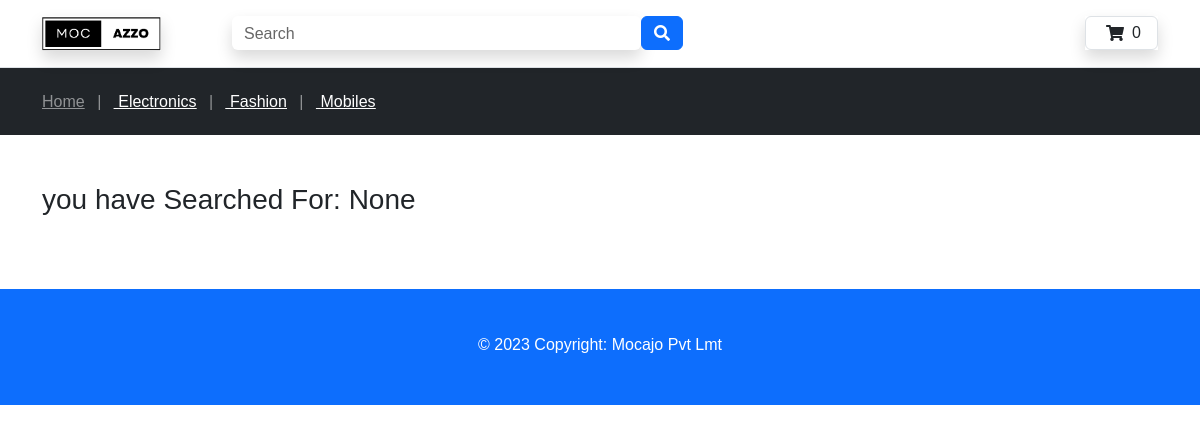
Screenshot of /search with the database file from the repository.
### moc_app/models.py (models this page shows, shortened)
class Category(models.Model):
    name = models.CharField(max_length=250,unique=True)
    slug = models.SlugField(max_length=250,unique=True)
    desc = models.TextField(blank=True)
    img = models.ImageField(upload_to='category')
    class Meta:
        ordering = ('name',)
        verbose_name = 'category'
        verbose_name_plural = 'categories'
    def get_url(self):
        return reverse('moc_app:product_of_cat',args=[self.slug])

### search_app/views.py (the view)
# urls.py: path('', views.search_view,name='searchview'),
def search_view(request):
    products = None
    query = None
    if 'q' in request.GET:
        query = request.GET.get('q')
        products = Product.objects.all().filter(Q(name__contains=query) | Q(desc__contains=query))
    return render(request,'search.html',{'query':query,'products':products})

### cart_app/context_processors.py (called while the page is built)
def counter(request):
    item_count = 0
    if 'admin' in request.path:
        return {}
    else:
        try:
            cart = Cart.objects.filter(cartId = _cart_id(request))
            cart_items = CartItem.objects.all().filter(cart=cart[:1])
            for cart_item in cart_items:
                item_count += cart_item.quantity
        except Cart.DoesNotExist:
            item_count = 0
        return dict(item_count = item_count)

### cart_app/views.py (called while the page is built)
def _cart_id(request):
    cart = request.session.session_key
    if not cart:
        cart = request.session.create()
    return cart

### moc_app/context_processors.py (called while the page is built)
def menu_links(request):
    links = Category.objects.all()
    return dict(links=links)

### templates/search.html (shortened to what this page needs)
{% extends 'base.html' %}
{% load static %}
{% block content %}
<section>
  <div class="container my-5">
    <header class="mb-4">
      <h3>you have Searched For: {{query}}</h3>
    </header>
  </div>
</section>
{% endblock %}

### templates/nav.html
{% load static %}
<div class="bg-dark">
    <div class="container py-4">
      <nav class="d-flex">
        <h6 class="mb-0">
          {% if category is None %}
          <a href="{% url 'moc_app:index' %}" class="text-white-50">Home</a>
          {% else %}
          <a href="{% url 'moc_app:index' %}" class="text-white-50">Home</a>
          <span class="text-white-50 mx-2"> > </span>
          <a href="" class="text-white"><u>{{category.name}}</u></a> &nbsp;&nbsp;
          {% endif %}
          {% for i in links %}
          <span class="text-white-50 mx-2"> |</span>
          <a href="{{i.get_url}}" class="text-white"><u>&nbsp;{{i.name}}</u></a>
          {% endfor %}
        </h6>
      </nav>
    </div>
  </div>

### static/css/style.css (style rules this page uses)
body { font-family: 'Mooli', sans-serif; }

### rows the page displays
Category: name "Electronics"
Category: name "Fashion"
Category: name "Mobiles"

### other values shown
{{ item_count }} "0"
{{ query }} "None"
